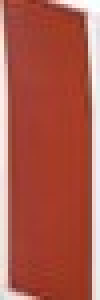
#> input picture project/image3.png, 25 x 75 px (shown 4 times larger)
$ python kmean.py
#> lines starting #> are read from the running program, lines starting #| are printed output that depends on the picture
import cv2
import numpy as np
import matplotlib.pyplot as plt
from sklearn.cluster import KMeans
import imutils


clusters = 5 #
img = cv2.imread('image3.png')
#> img is the input picture: shape (75, 25, 3); mean B, G, R 77.3, 91.2, 173.1
org_img = img.copy()
print('Org image shape --> ',img.shape)
#| Org image shape -->  (75, 25, 3)
img = imutils.resize(img,height=200)
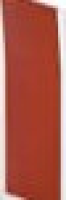
#> img: shape (200, 66, 3); mean B, G, R 77.3, 91.2, 173
print('After resizing shape --> ',img.shape)
#| After resizing shape -->  (200, 66, 3)
flat_img = np.reshape(img,(-1,3))
print('After Flattening shape --> ',flat_img.shape)
#| After Flattening shape -->  (13200, 3)


kmeans = KMeans(n_clusters=clusters,random_state=0)
kmeans.fit(flat_img)
dominant_colors = np.array(kmeans.cluster_centers_,dtype='uint')
percentages = (np.unique(kmeans.labels_,return_counts=True)[1])/flat_img.shape[0]
#> percentages = [0.693, 0.0666, 0.0397, 0.0985, 0.102]
p_and_c = zip(percentages,dominant_colors)
p_and_c = sorted(p_and_c,reverse=True)

color=p_and_c[0][1]
#> color = [42, 59, 160]

print(color)
#| [ 42  59 160]


#return color

$ run again, with project/image2.png copied over project/image3.png
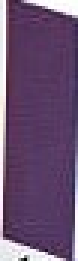
#> input picture project/image2.png, 26 x 87 px (shown 3 times larger)
#> img is the input picture: shape (87, 26, 3); mean B, G, R 113.4, 80.2, 105.2
#| Org image shape -->  (87, 26, 3)
#> `img = imutils.resize(img,height=200)`:
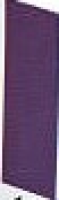
#> img: shape (200, 59, 3); mean B, G, R 113.3, 80.1, 105.1
#| After resizing shape -->  (200, 59, 3)
#| After Flattening shape -->  (11800, 3)
#| [93 55 83]
